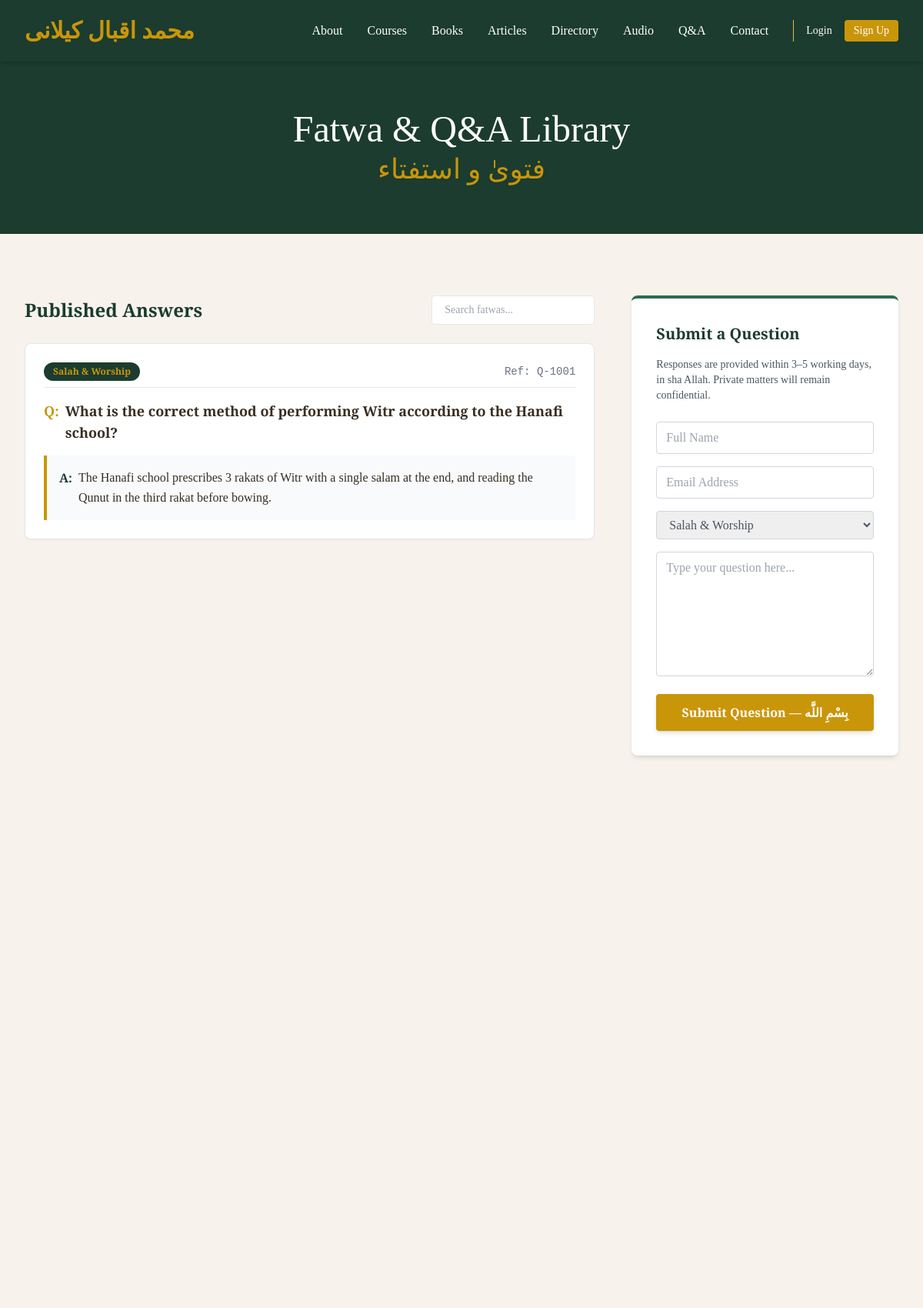
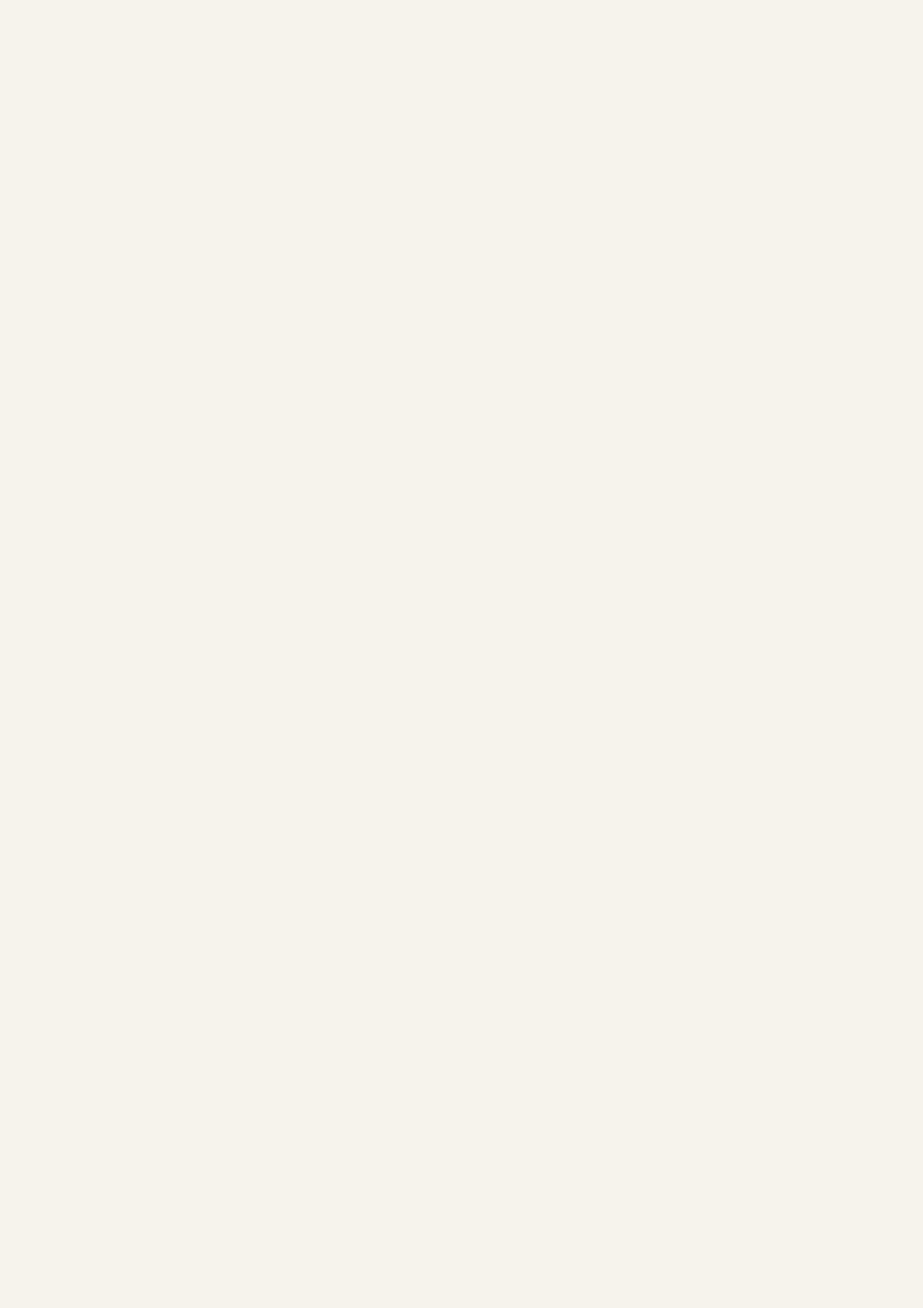
/fatwa.php (upper part), run on the app's committed database (2 pictures, top to bottom).
### tables this page shows
CREATE TABLE `fatwas` (
  `id` int(11) NOT NULL,
  `reference_no` varchar(20) NOT NULL,
  `user_name` varchar(100) NOT NULL,
  `user_email` varchar(150) NOT NULL,
  `category` varchar(100) NOT NULL,
  `language` varchar(10) DEFAULT 'en',
  `question_text` text NOT NULL,
  `answer_text` text DEFAULT NULL,
  `status` enum('Pending','In Review','Answered','Published') DEFAULT 'Pending',
  `created_at` timestamp NOT NULL DEFAULT current_timestamp(),
  `answered_at` timestamp NULL DEFAULT NULL
);

### fatwa.php (the view, shortened to what this page needs)
<?php
require_once 'includes/header.php';
$stmt = $pdo->query("SELECT * FROM fatwas WHERE status = 'Published' ORDER BY created_at DESC");
$all_fatwas = $stmt->fetchAll();
?>
<div class="bg-green-deep py-16">
    <div class="max-w-7xl mx-auto px-4 sm:px-6 lg:px-8 text-center">
        <h1 class="font-english text-white text-5xl mb-2">Fatwa & Q&A Library</h1>
        <h2 class="arabic-text text-gold text-4xl">فتویٰ و استفتاء</h2>
    </div>
</div>
<section class="py-20 bg-cream min-h-screen">
    <div class="max-w-7xl mx-auto px-4 sm:px-6 lg:px-8">
        <div class="grid grid-cols-1 lg:grid-cols-3 gap-12">
            <div class="lg:col-span-2">
                <div class="mb-6 flex justify-between items-center">
                    <h3 class="text-2xl font-english text-green-deep font-bold">Published Answers</h3>
                    <input type="text" placeholder="Search fatwas..." class="border rounded px-4 py-2 text-sm focus:outline-none focus:border-gold">
                </div>
                <div class="space-y-6">
                    <?php foreach($all_fatwas as $fatwa): ?>
                    <div class="bg-white border border-gray-200 rounded-lg p-6 shadow-sm">
                        <div class="flex justify-between items-center mb-4 border-b pb-2">
                            <span class="text-xs font-semibold bg-green-deep text-gold px-3 py-1 rounded-full"><?php echo htmlspecialchars($fatwa['category']); ?></span>
                            <span class="text-sm text-gray-500 font-mono">Ref: <?php echo htmlspecialchars($fatwa['reference_no']); ?></span>
                        </div>
                        <div class="mb-4">
                            <h4 class="font-semibold text-lg text-body-text mb-2 flex items-start">
                                <span class="text-gold font-bold mr-2">Q:</span>
                                <?php echo nl2br(htmlspecialchars($fatwa['question_text'])); ?>
                            </h4>
                        </div>
                        <div class="bg-gray-50 p-4 border-l-4 border-gold rounded-r">
                            <p class="text-body-text leading-relaxed flex items-start">
                                <span class="text-green-deep font-bold mr-2">A:</span>
                                <?php echo nl2br(htmlspecialchars($fatwa['answer_text'])); ?>
                            </p>
                        </div>
                    </div>
                    <?php endforeach; ?>
                </div>
            </div>
            <div class="lg:col-span-1">
                <div class="bg-white p-8 rounded-lg shadow-md border-t-4 border-green-mid sticky top-24">
                    <h3 class="text-xl font-english text-green-deep font-bold mb-4">Submit a Question</h3>
                    <p class="text-sm text-gray-600 mb-6">Responses are provided within 3–5 working days, in sha Allah. Private matters will remain confidential.</p>
                    <form action="fatwa_submit.php" method="POST" class="space-y-4">
                        <div>
                            <input type="text" name="user_name" required placeholder="Full Name" value="<?php echo isset($_SESSION['user_name']) ? htmlspecialchars($_SESSION['user_name']) : ''; ?>" class="w-full border border-gray-300 rounded px-3 py-2 focus:border-green-mid outline-none <?php echo isset($_SESSION['user_id']) ? 'bg-gray-100' : ''; ?>" <?php echo isset($_SESSION['user_id']) ? 'readonly' : ''; ?>>
                        </div>
                        <div>
                            <?php
                                $user_email = '';
                            ?>
                            <input type="email" name="user_email" required placeholder="Email Address" value="<?php echo htmlspecialchars($user_email); ?>" class="w-full border border-gray-300 rounded px-3 py-2 focus:border-green-mid outline-none <?php echo isset($_SESSION['user_id']) ? 'bg-gray-100' : ''; ?>" <?php echo isset($_SESSION['user_id']) ? 'readonly' : ''; ?>>
                        </div>
                        <div>
                            <select name="category" class="w-full border border-gray-300 rounded px-3 py-2 focus:border-green-mid outline-none text-gray-600">
                                <option>Salah & Worship</option>
                            </select>
                        </div>
                        <div>
                            <textarea name="question_text" rows="6" required class="w-full border border-gray-300 rounded px-3 py-2 focus:border-green-mid outline-none" placeholder="Type your question here..."></textarea>
                        </div>
                        <button type="submit" class="w-full bg-gold hover:bg-gold-light text-white font-semibold py-3 rounded transition shadow-md">Submit Question — بِسْمِ اللَّه</button>
                    </form>
                </div>
            </div>
        </div>
    </div>
</section>
<?php require_once 'includes/footer.php'; ?>

### data on the page
fatwas: category "Salah & Worship", reference_no "Q-1001", question_text "What is the correct method of performing Witr according to the Hanafi school?", answer_text "The Hanafi school prescribes 3 rakats of Witr with a single salam at the end, and reading the Qunut in the third rakat before bowing."
